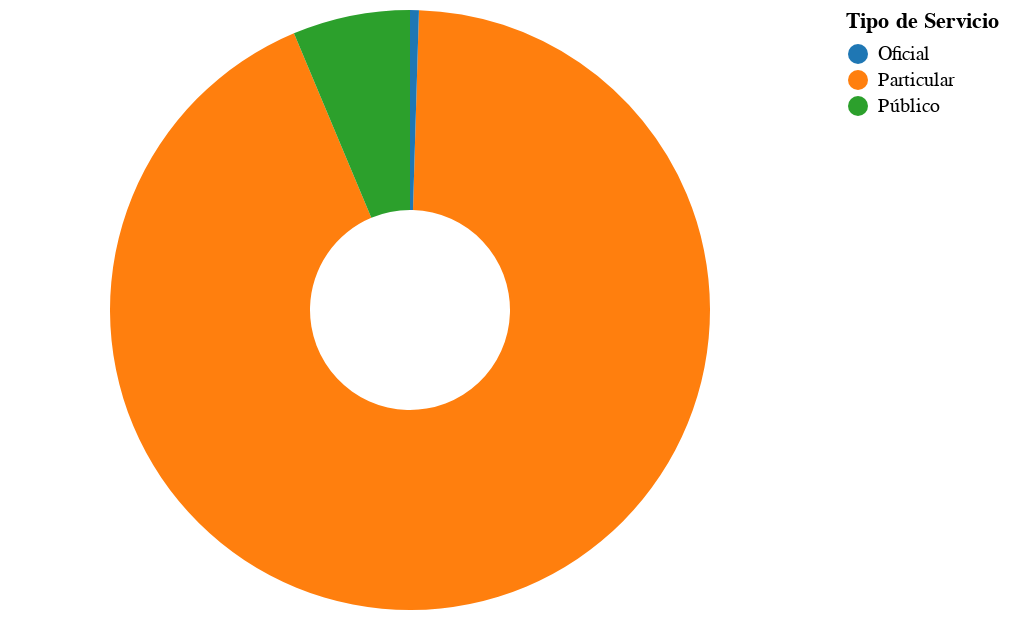

The notebook cell saved with this chart:
### Code cell
line_chart_right = alt.Chart(data_line).mark_arc(innerRadius=50).encode(
    theta="sum(COUNT)",
    color=alt.Color("SERVICIO", title="Tipo de Servicio",
                    scale=alt.Scale(scheme="category10"))
)

line_chart_right

### Figure 1 — Vega-Lite specification as saved in the notebook (floating-point values rounded to 4 significant figures; data arrays with more than 128 entries replaced by an {"elided": "..."} marker saying what was removed)
{"config": {"view": {"continuousWidth": 400, "continuousHeight": 300}}, "data": {"name": "data-e1978c52c51fb351ff9bc4a6c2917c36"}, "mark": {"type": "arc", "innerRadius": 50}, "encoding": {"color": {"field": "SERVICIO", "scale": {"scheme": "category10"}, "title": "Tipo de Servicio", "type": "nominal"}, "theta": {"aggregate": "sum", "field": "COUNT", "type": "quantitative"}}, "$schema": "https://vega.github.io/schema/vega-lite/v4.17.0.json", "datasets": {"data-e1978c52c51fb351ff9bc4a6c2917c36": {"elided": "1134 records"}}}
